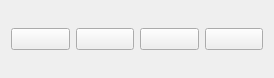
<?xml version="1.0" encoding="UTF-8"?>
<ui version="4.0">
 <class>Form</class>
 <widget class="QWidget" name="Form">
  <property name="geometry">
   <rect>
    <x>0</x>
    <y>0</y>
    <width>274</width>
    <height>78</height>
   </rect>
  </property>
  <property name="windowTitle">
   <string>Form</string>
  </property>
  <layout class="QHBoxLayout" name="horizontalLayout">
   <item>
    <widget class="QPushButton" name="pbStatistics">
     <property name="toolTip">
      <string>Show statistics window</string>
     </property>
     <property name="text">
      <string/>
     </property>
     <property name="icon">
      <iconset>
       <normaloff>:/icons/statistics.svg</normaloff>:/icons/statistics.svg</iconset>
     </property>
     <property name="iconSize">
      <size>
       <width>47</width>
       <height>47</height>
      </size>
     </property>
    </widget>
   </item>
   <item>
    <widget class="QPushButton" name="pbHistory">
     <property name="toolTip">
      <string>Show history window</string>
     </property>
     <property name="text">
      <string/>
     </property>
     <property name="icon">
      <iconset>
       <normaloff>:/icons/streamline_history.png</normaloff>:/icons/streamline_history.png</iconset>
     </property>
     <property name="iconSize">
      <size>
       <width>47</width>
       <height>47</height>
      </size>
     </property>
    </widget>
   </item>
   <item>
    <widget class="QPushButton" name="pbGoals">
     <property name="toolTip">
      <string>Show goals window</string>
     </property>
     <property name="text">
      <string/>
     </property>
     <property name="icon">
      <iconset>
       <normaloff>:/icons/progress.svg</normaloff>:/icons/progress.svg</iconset>
     </property>
     <property name="iconSize">
      <size>
       <width>47</width>
       <height>47</height>
      </size>
     </property>
    </widget>
   </item>
   <item>
    <widget class="QPushButton" name="pbSettings">
     <property name="toolTip">
      <string>Show settings window</string>
     </property>
     <property name="text">
      <string/>
     </property>
     <property name="icon">
      <iconset>
       <normaloff>:/icons/streamline_settings.png</normaloff>:/icons/streamline_settings.png</iconset>
     </property>
     <property name="iconSize">
      <size>
       <width>47</width>
       <height>47</height>
      </size>
     </property>
    </widget>
   </item>
  </layout>
 </widget>
 <resources>
  <include location="../resources/resources.qrc"/>
 </resources>
 <connections/>
</ui>
